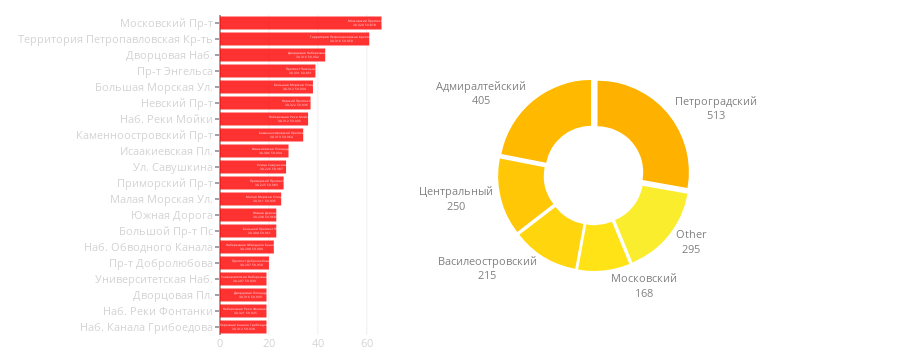

The cell this chart's notebook holds for it:
### Code cell
street_area_combine(city_data)

### Figure 1 — Plotly figure (JSON) as saved in the notebook; plotly's stock layout.template omitted (floating-point values rounded to 4 significant figures)
{"data": [{"hoverinfo": "text", "marker": {"color": "red"}, "opacity": 0.8, "orientation": "h", "showlegend": false, "text": ["Московский Проспект<br>30.320 59.878", "Территория Петропавловская Крепость<br>30.316 59.950", "Дворцовая Набережная<br>30.316 59.942", "Проспект Энгельса<br>30.331 60.051", "Большая Морская Улица<br>30.312 59.934", "Невский Проспект<br>30.322 59.936", "Набережная Реки Мойки<br>30.312 59.935", "Каменноостровский Проспект<br>30.313 59.964", "Исаакиевская Площадь<br>30.306 59.934", "Улица Савушкина<br>30.226 59.987", "Приморский Проспект<br>30.225 59.983", "Малая Морская Улица<br>30.311 59.935", "Южная Дорога<br>30.238 59.968", "Большой Проспект Пс<br>30.304 59.961", "Набережная Обводного Канала<br>30.298 59.909", "Проспект Добролюбова<br>30.297 59.950", "Университетская Набережная<br>30.297 59.939", "Дворцовая Площадь<br>30.316 59.939", "Набережная Реки Фонтанки<br>30.321 59.925", "Набережная Канала Грибоедова<br>30.312 59.928"], "type": "bar", "uid": "3053cd54-4291-11e9-a12b-3c15c2cf2370", "x": [66, 61, 43, 39, 38, 37, 36, 34, 28, 27, 26, 25, 23, 23, 22, 20, 19, 19, 19, 19], "y": ["Московский Пр-т", "Территория Петропавловская Кр-ть", "Дворцовая Наб.", "Пр-т Энгельса", "Большая Морская Ул.", "Невский Пр-т", "Наб. Реки Мойки", "Каменноостровский Пр-т", "Исаакиевская Пл.", "Ул. Савушкина", "Приморский Пр-т", "Малая Морская Ул.", "Южная Дорога", "Большой Пр-т Пс", "Наб. Обводного Канала", "Пр-т Добролюбова", "Университетская Наб.", "Дворцовая Пл.", "Наб. Реки Фонтанки", "Наб. Канала Грибоедова"]}, {"domain": {"x": [0.1, 1], "y": [0.2, 0.8]}, "hole": 0.5, "hoverinfo": "label+percent+value", "labels": ["Петроградский", "Адмиралтейский", "Центральный", "Василеостровский", "Московский", "Other"], "marker": {"colors": ["#ffb100", "#ffba00", "#ffc706", "#ffd50e", "#ffe317", "#faed2d"]}, "pull": 0.05, "sort": false, "textfont": {"color": "grey", "size": 11}, "textinfo": "label+value", "textposition": "outside", "type": "pie", "uid": "30575d8c-4291-11e9-9cc3-3c15c2cf2370", "values": [513, 405, 250, 215, 168, 295]}], "layout": {"height": 350, "hovermode": "closest", "margin": {"b": 15, "l": 220, "r": 0, "t": 15}, "showlegend": false, "width": 900, "xaxis": {"domain": [0, 0.25], "tickfont": {"color": "lightgrey", "size": 11}}, "yaxis": {"autorange": "reversed", "domain": [0, 1], "tickfont": {"color": "lightgrey", "size": 11}, "ticklen": 4}}}
